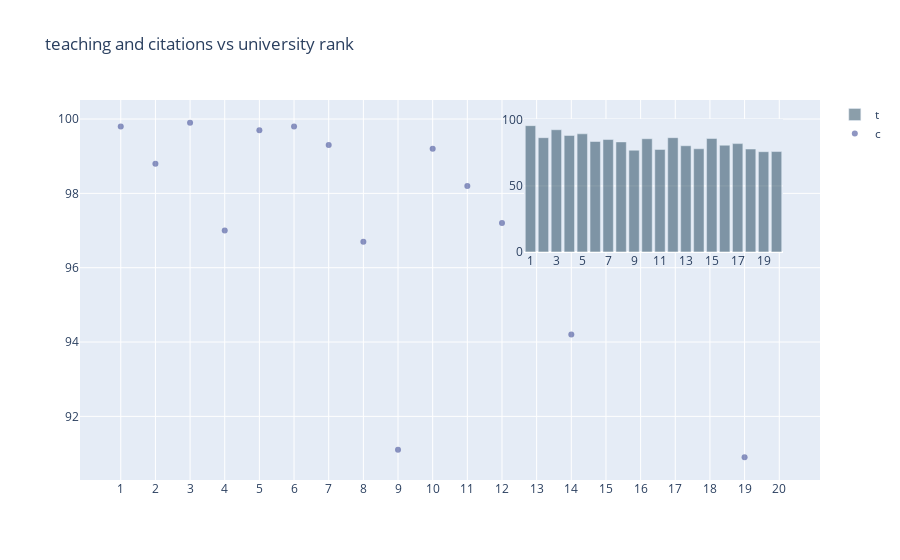

The code cell stored with this chart in its notebook:
### Markdown cell above
## 9.5 Faceting

We can add multiple graph in the same plot in plotly. For example scatter + line, or line + histogram.

Below is an example

### Code cell
#we draw plot has scatter plot + bar plot
trace1 = go.Bar(
x = rank_2016_20.world_rank,
y = rank_2016_20.teaching,
marker = dict(color = "rgba(25,63,86,0.5)"),
xaxis = "x2",
yaxis ="y2",
name = "t"
)
trace2 = go.Scatter(
x = rank_2016_20.world_rank,
y = rank_2016_20.citations,
mode = "markers",
marker = dict (color = "rgba(52,65,144,0.55)"),
text = rank_2016_20.world_rank,
name = "c"
)
data7 = [trace1,trace2]
layout = go.Layout(
xaxis2=dict(
        domain=[0.6, 0.95],
        anchor='y2',
    ),
    yaxis2=dict(
        domain=[0.6, 0.95],
        anchor='x2',
    ),
title = "teaching and citations vs university rank"
)
fig = go.Figure(data = data7,layout = layout)
iplot(fig)

### Figure 1 — Plotly figure (JSON) as saved in the notebook; plotly's stock layout.template omitted (floating-point values rounded to 4 significant figures)
{"data": [{"marker": {"color": "rgba(25,63,86,0.5)"}, "name": "t", "x": ["1", "2", "3", "4", "5", "6", "7", "8", "9", "10", "11", "12", "13", "14", "15", "16", "17", "18", "19", "20"], "xaxis": "x2", "y": [95.6, 86.5, 92.5, 88.2, 89.4, 83.6, 85.1, 83.3, 77.0, 85.7, 77.6, 86.5, 80.4, 78.1, 85.9, 80.8, 82.0, 77.9, 75.9, 76.0], "yaxis": "y2", "type": "bar"}, {"marker": {"color": "rgba(52,65,144,0.55)"}, "mode": "markers", "name": "c", "text": ["1", "2", "3", "4", "5", "6", "7", "8", "9", "10", "11", "12", "13", "14", "15", "16", "17", "18", "19", "20"], "x": ["1", "2", "3", "4", "5", "6", "7", "8", "9", "10", "11", "12", "13", "14", "15", "16", "17", "18", "19", "20"], "y": [99.8, 98.8, 99.9, 97.0, 99.7, 99.8, 99.3, 96.7, 91.1, 99.2, 98.2, 97.2, 99.7, 94.2, 98.1, 98.5, 98.6, 97.2, 90.9, 99.0], "type": "scatter"}], "layout": {"title": {"text": "teaching and citations vs university rank"}, "xaxis2": {"anchor": "y2", "domain": [0.6, 0.95]}, "yaxis2": {"anchor": "x2", "domain": [0.6, 0.95]}}}
